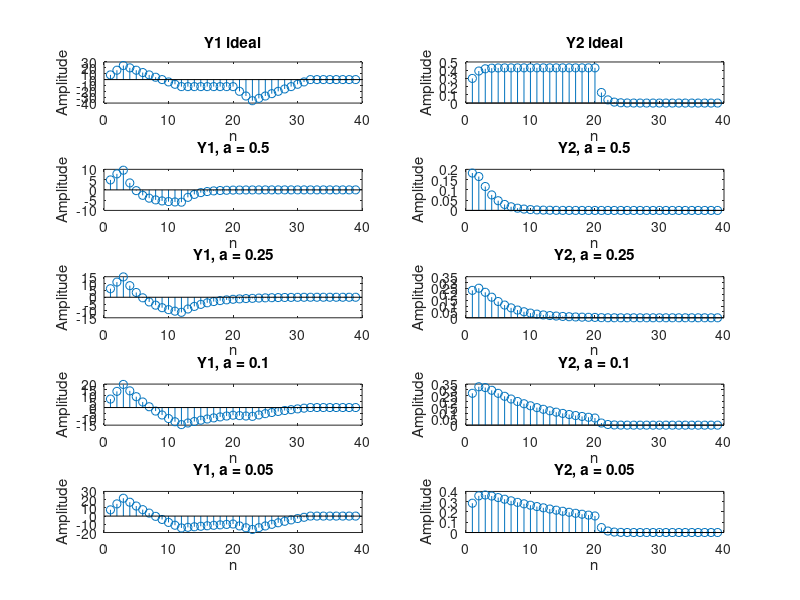
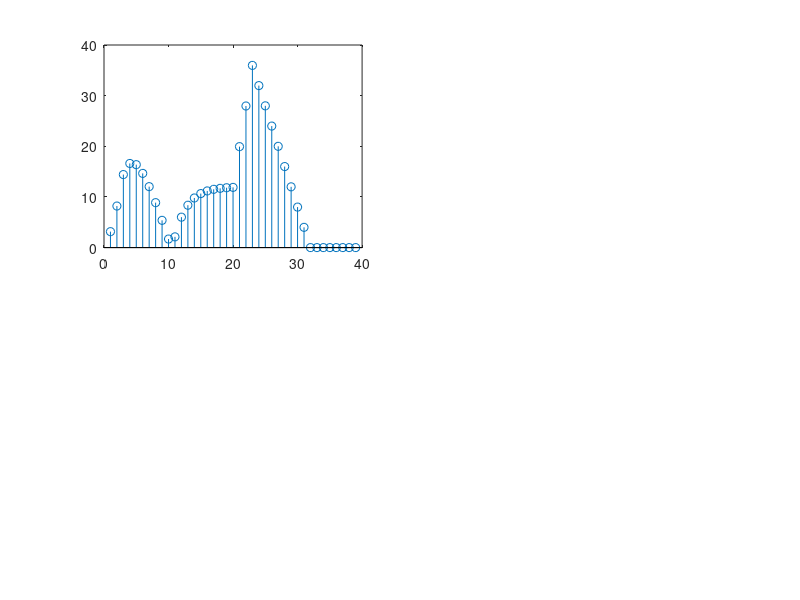

Recreate these plots in MATLAB, in order. (Note: this script raises an error after producing the figures.)
t = 1: 1: 20;

ha05 =  exp(-0.5*t) .* (t >= 0);

ha025 = exp(-0.25*t) .* (t >= 0);

ha01 =  exp(-0.1*t) .* (t >= 0);

ha005 = exp(-0.05*t) .* (t >= 0);

ha0 =  exp(-0.0*t) .* (t >= 0);

x1_seq = (8*((t>=0)-((t-4)>=0))-4*(((t-4)>=0)-((t-13)>=0)));
x2_seq = 0.3.^t .* (t>=0);

y1ideal = conv(ha0,x1_seq);
y2ideal = conv(ha0,x2_seq);

y1005 = conv(ha005,x1_seq);
y2005 = conv(ha005,x2_seq);

y105 = conv(ha05,x1_seq);
y205 = conv(ha05,x2_seq);

y1025 = conv(ha025,x1_seq);
y2025 = conv(ha025,x2_seq);

y101 = conv(ha01,x1_seq);
y201 = conv(ha01,x2_seq);

subplot(5,2,1);
stem(y1ideal);
title("Y1 ideal");
xlabel("n")
ylabel("Amplitude")
subplot(5,2,2);
stem(y2ideal);
title("Y2 ideal");
xlabel("n")
ylabel("Amplitude")


subplot(5,2,3);
stem(y105);
title("Y1, a = 0.5");
xlabel("n")
ylabel("Amplitude")
subplot(5,2,4);
stem(y205);
title("Y2, a = 0.5");
xlabel("n")
ylabel("Amplitude")


subplot(5,2,5);
stem(y1025);
title("Y1, a = 0.25");
xlabel("n")
ylabel("Amplitude")
subplot(5,2,6);
stem(y2025);
title("Y2, a = 0.25");
xlabel("n")
ylabel("Amplitude")


subplot(5,2,7);
stem(y101);
title("Y1, a = 0.1");
xlabel("n")
ylabel("Amplitude")
subplot(5,2,8);
stem(y201);
title("Y2, a = 0.1");
xlabel("n")
ylabel("Amplitude")


subplot(5,2,9);
stem(y1005);
title("Y1, a = 0.05");
xlabel("n")
ylabel("Amplitude")
subplot(5,2,10);
stem(y2005);
title("Y2, a = 0.05");
xlabel("n")
ylabel("Amplitude")

aLabels = ["a = 0.5", "a = 0.25", "a = 0.1", "a = 0.05"];
errorsY1 = {abs(y1ideal-y105),abs(y1ideal-y1025),abs(y1ideal-y101),abs(y1ideal-y1005)};
errorsY2 = {abs(y2ideal-y205),abs(y2ideal-y2025),abs(y2ideal-y201),abs(y2ideal-y2005)};

figure;
for i = 1:length(errorsY1)
    subplot(2, 2, i); 
    stem(errorsY1{i}); 
    title("Y1 " + aLabels{i});
    xlabel("n"); 
    ylabel("Amplitude"); 
end


figure; 
for i = 1:length(errorsY2)
    subplot(2, 2, i); 
    stem(errorsY2{i});
    title("Y2 " + aLabels{i}); 
    xlabel("n"); 
    ylabel("Amplitude"); 
end


